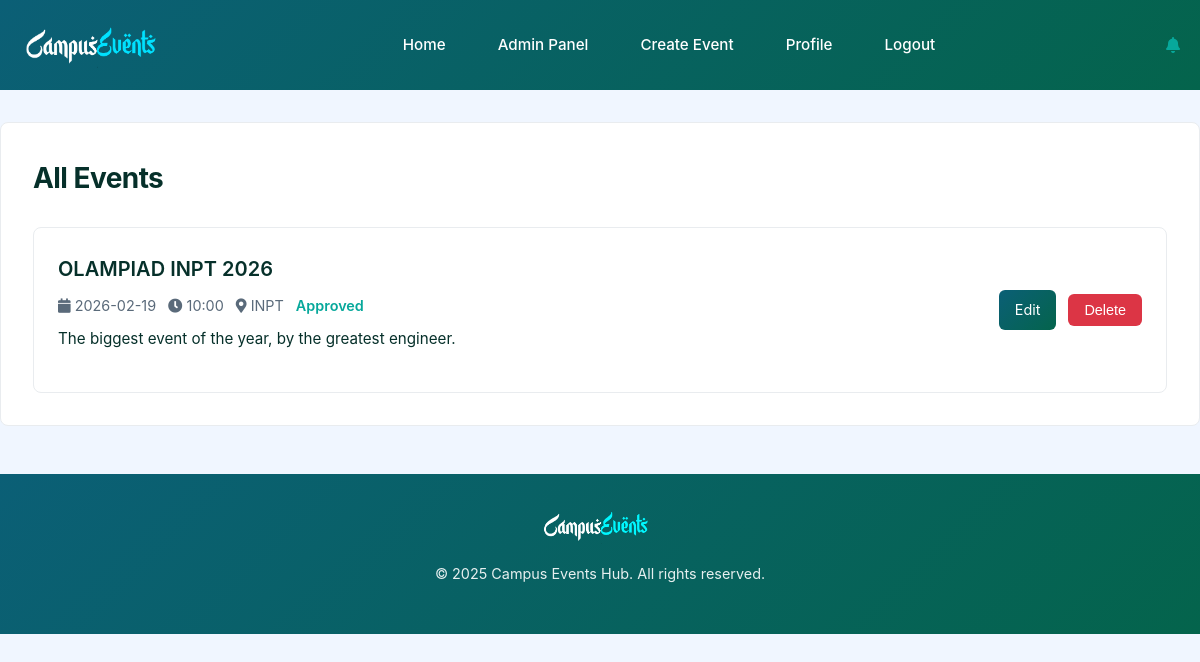
The page /admin/events (signed in) on the database as committed earlier.
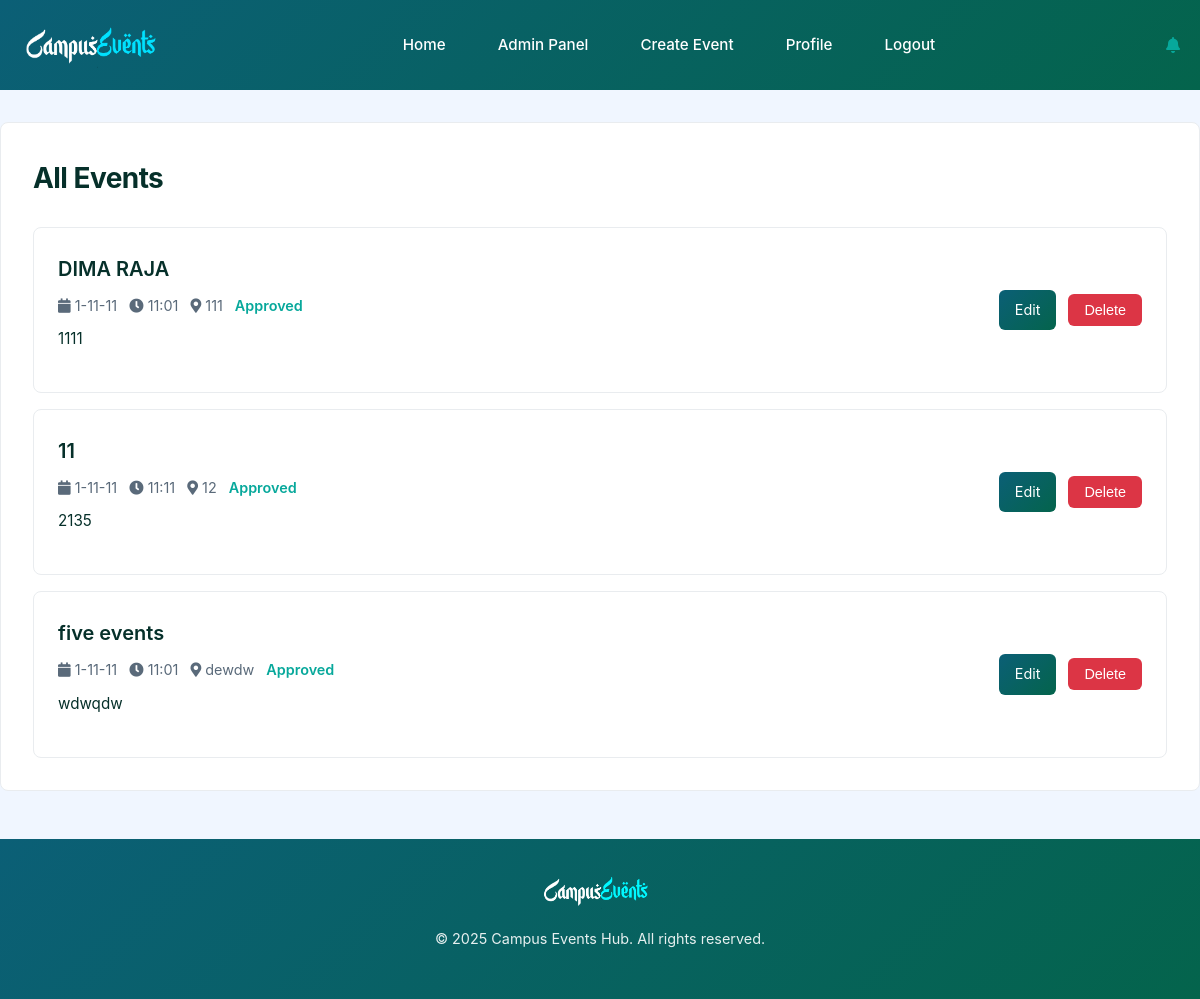
The same page on the database as committed later.
### models.py (models this page shows)
class Event(db.Model):
    __tablename__ = 'event'
    id = db.Column(db.Integer, primary_key=True)
    title = db.Column(db.String(100), nullable=False)
    description = db.Column(db.Text, nullable=False)
    date = db.Column(db.Date, nullable=False)
    time = db.Column(db.Time, nullable=False)
    location = db.Column(db.String(100), nullable=False)
    category = db.Column(db.String(50), nullable=False)
    status = db.Column(db.Enum(EventStatus), default=EventStatus.PENDING)
    user_id = db.Column(db.Integer, db.ForeignKey('user.id'), nullable=False)
    likes = db.relationship('Like', backref='event', lazy=True, cascade='all, delete-orphan')
    rsvps = db.relationship('RSVP', backref='event', lazy=True, cascade='all, delete-orphan')
    notifications = db.relationship('Notification', backref='event', lazy=True, cascade='all, delete-orphan')

### app.py (the view)
@app.route('/admin/events')
@login_required
def all_events():
    if current_user.role != UserRole.ADMIN:
        logger.warning(f"Unauthorized all events access by {current_user.email}")
        abort(403)
    events = Event.query.order_by(Event.date).all()
    role= 'admin' if current_user.role == UserRole.ADMIN else 'user'
    return render_template('all_events.html', events=events,role=role)

### app.py (called while the page is built)
@login_manager.user_loader
def load_user(user_id):
    return User.query.get(int(user_id))

### templates/all_events.html (shortened to what this page needs)
        {% if role == 'admin' %}
    {% extends "admin_base.html" %}
{% else %}
    {% extends "base.html" %}
{% endif %}
{% block css %}
    <link rel="stylesheet" href="{{ url_for('static', filename='css/all_events.css') }}">
{% endblock %}
{% block content %}
    <div class="container">
        <h2>All Events</h2>
        <div class="event-list">
            {% if events %}
                {% for event in events %}
                    <div class="event-card" id="event-card-{{ event.id }}">
                        <div class="event-content">
                            <h3>{{ event.title }}</h3>
                            <div class="event-meta">
                                <span><i class="fas fa-calendar"></i> {{ event.date.strftime('%Y-%m-%d') }}</span>
                                <span><i class="fas fa-clock"></i> {{ event.time.strftime('%H:%M') }}</span>
                                <span><i class="fas fa-map-marker-alt"></i> {{ event.location }}</span>
                                <span class="event-status">{{ event.status.value }}</span>
                            </div>
                            <p>{{ event.description }}</p>
                        </div>
                        <div class="event-actions">
                            <a href="{{ url_for('admin_edit_event', event_id=event.id) }}" class="btn btn-primary">Edit</a>
                            <form action="{{ url_for('delete_event', event_id=event.id) }}" method="POST" class="delete-form">
                                <button type="submit" class="btn btn-danger delete-btn" data-event-id="{{ event.id }}">Delete</button>
                            </form>
                        </div>
                    </div>
                {% endfor %}
            {% else %}
                <div class="no-events">
                    <i class="fas fa-exclamation-circle"></i> No events found.
                </div>
            {% endif %}
        </div>
    </div>
{% endblock %}

### templates/admin_base.html (shortened to what this page needs)
<!DOCTYPE html>
<html lang="en">
<head>
    <link rel="stylesheet" href="{{ url_for('static', filename='css/admin_base.css') }}">
    {% block css %}{% endblock %}
    <link rel="stylesheet" href="https://cdnjs.cloudflare.com/ajax/libs/font-awesome/5.15.4/css/all.min.css">
</head>
<body>
    <header>
        <nav>
            <div class="logo"><img src="{{ url_for('static', filename='images/logo.png') }}" alt="Campus Events Hub"></div>
            <div class="nav-links">
                <a href="{{ url_for('index') }}" class="{% if request.path == url_for('index') %}active{% endif %}">Home</a>
                {% if current_user.is_authenticated %}
                        <a href="{{ url_for('admin_dashboard') }}" class="{% if request.path == url_for('admin_dashboard') %}active{% endif %}">Admin Panel</a>
                    <a href="{{ url_for('create_event_page') }}" class="{% if request.path == url_for('create_event_page') %}active{% endif %}">Create Event</a>
                    <a href="{{ url_for('profile') }}" class="{% if request.path == url_for('profile') %}active{% endif %}">Profile</a>
                    <a href="{{ url_for('logout') }}" class="{% if request.path == url_for('logout') %}active{% endif %}">Logout</a>
                {% else %}
                    <a href="{{ url_for('login') }}" class="{% if request.path == url_for('login') %}active{% endif %}">Login</a>
                    <a href="{{ url_for('register') }}" class="{% if request.path == url_for('register') %}active{% endif %}">Register</a>
                {% endif %}
            </div>
            {% if current_user.is_authenticated %}
                <div class="notification-wrapper">
                    <a href="#" id="notification-bell"><i class="fas fa-bell"></i></a>
                </div>
            {% endif %}
        </nav>
    </header>
    <main>
        {% block content %}{% endblock %}
    </main>
    <footer>
        <div class="footer-content">
            <img src="{{ url_for('static', filename='images/logo.png') }}" alt="Footer Logo" class="footer-logo">
            <p>© 2025 Campus Events Hub. All rights reserved.</p>
        </div>
    </footer>
</body>
</html>

### static/css/admin_base.css (style rules this page uses)
:root { --primary-blue: #07a89b; --light-blue: #f0f6ff; --white: #ffffff; --dark-blue: #06302a; --gradient-blue: linear-gradient(135deg, #0b5f76 0%, #04644c 100%); --success-green: #28a745; --danger-red: #dc3545; --gray: #5a6a7a; --font-primary: 'Inter', -apple-system, BlinkMacSystemFont, sans-serif; --transition: all 0.3s ease; --border-radius: 8px; --animation-ease: cubic-bezier(0.4, 0, 0.2, 1); }
* { margin: 0; padding: 0; box-sizing: border-box; }
body { font-family: var(--font-primary); line-height: 1.7; color: var(--dark-blue); background-color: var(--light-blue); font-size: 16px; overscroll-behavior: none; }
h1, h2, h3, h4 { font-weight: 700; color: var(--dark-blue); }
h2 { font-size: 1.75rem; margin-bottom: 1.5rem; letter-spacing: -0.02em; }
h3 { font-size: 1.25rem; font-weight: 600; }
p { margin-bottom: 1rem; font-size: 0.95rem; font-weight: 400; }
a { text-decoration: none; color: var(--primary-blue); transition: var(--transition); }
header { background: var(--gradient-blue); padding: 1.25rem 0; position: sticky; top: 0; z-index: 1000; }
nav { max-width: 1280px; margin: 0 auto; display: flex; justify-content: space-between; align-items: center; padding: 0 20px; }
.logo img { height: 50px; transition: transform var(--transition); }
.nav-links { display: flex; align-items: center; gap: 1.25rem; }
.nav-links a { color: var(--white); font-weight: 500; font-size: 0.95rem; padding: 0.5rem 1rem; border-radius: var(--border-radius); display: flex; align-items: center; gap: 0.5rem; transition: var(--transition); }
.notification-wrapper { position: relative; }
.container { max-width: 1280px; margin: 2rem auto; padding: 2rem; background-color: var(--white); border-radius: var(--border-radius); border: 1px solid #e9ecef; animation: fadeInOpacity 0.4s var(--animation-ease); }
footer { background: var(--gradient-blue); color: var(--white); padding: 2rem 0; margin-top: 3rem; }
.footer-content { max-width: 1280px; margin: 0 auto; text-align: center; }
.footer-logo { height: 40px; margin-bottom: 1rem; filter: brightness(1.1); }
.footer-content p { font-size: 0.9rem; opacity: 0.9; }
.btn { padding: 0.5rem 1rem; border: none; border-radius: var(--border-radius); font-size: 0.95rem; cursor: pointer; transition: var(--transition); display: inline-flex; align-items: center; gap: 0.5rem; }
.btn-primary { background: var(--gradient-blue); color: var(--white); }
.btn-danger { background-color: var(--danger-red); color: var(--white); }

### static/css/all_events.css (style rules this page uses)
.event-list { display: flex; flex-direction: column; gap: 1rem; }
.event-card { background-color: var(--white); border: 1px solid #e9ecef; border-radius: var(--border-radius); padding: 1.5rem; display: grid; grid-template-columns: 3fr 1fr; align-items: center; transition: background-color var(--transition), transform 0.2s var(--animation-ease); }
.event-content { display: flex; flex-direction: column; gap: 0.5rem; }
.event-meta { font-size: 0.9rem; color: var(--gray); display: flex; flex-wrap: wrap; gap: 0.75rem; }
.event-meta .event-status { color: var(--primary-blue); font-weight: 600; text-transform: capitalize; }
.event-actions { display: flex; gap: 0.75rem; justify-self: end; align-items: center; flex-wrap: wrap; }
.event-actions .btn { padding: 0.5rem 1rem; font-size: 0.9rem; border-radius: 6px; }
.delete-form { display: inline; }

Rows that differ between the two databases and show on the page:
changed Event: title "OLAMPIAD INPT 2026" → "DIMA RAJA"; date "2026-02-19" → "1-11-11"; time "10:00" → "11:01"; location "INPT" → "111"; description "The biggest event of the year, by the greatest engineer." → "1111"
added Event: title "11", date "1-11-11", time "11:11", location "12", status.value "Approved", description "2135"
added Event: title "five events", date "1-11-11", time "11:01", location "dewdw", status.value "Approved", description "wdwqdw"
